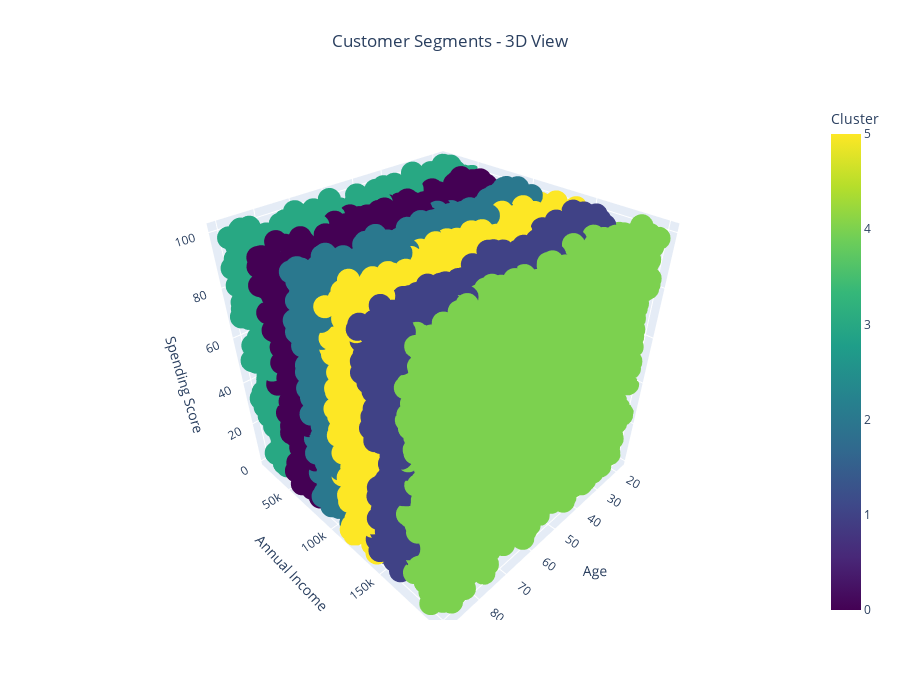

Notebook source saved alongside this figure:
### Markdown cell above
**3D Visualization**

### Code cell
fig_3d = px.scatter_3d(
    df,
    x='Age',
    y='Annual Income',
    z='Spending Score',
    color='Cluster',
    title='Customer Segments - 3D View',
    labels={
        'Age': 'Age',
        'Annual Income': 'Annual Income',
        'Spending Score': 'Spending Score'
    },
    color_continuous_scale='viridis'
)

fig_3d.update_layout(
    scene = dict(
        xaxis_title='Age',
        yaxis_title='Annual Income',
        zaxis_title='Spending Score'
    ),
    title={'y':0.95, 'x':0.5, 'xanchor': 'center', 'yanchor': 'top'},
    height=700,
    width=900
)
fig_3d.show();

### Figure 1 — Plotly figure (JSON) as saved in the notebook; plotly's stock layout.template omitted (floating-point values rounded to 4 significant figures; data arrays with more than 128 entries replaced by an {"elided": "..."} marker saying what was removed)
{"data": [{"hovertemplate": "Age=%{x}<br>Annual Income=%{y}<br>Spending Score=%{z}<br>Cluster=%{marker.color}<extra></extra>", "legendgroup": "", "marker": {"color": {"elided": "15079 int values"}, "coloraxis": "coloraxis", "symbol": "circle"}, "mode": "markers", "name": "", "scene": "scene", "showlegend": false, "type": "scatter3d", "x": {"elided": "15079 int values"}, "y": {"elided": "15079 int values"}, "z": {"elided": "15079 int values"}}], "layout": {"coloraxis": {"colorbar": {"title": {"text": "Cluster"}}, "colorscale": [[0, "#440154"], [0.1111, "#482878"], [0.2222, "#3e4989"], [0.3333, "#31688e"], [0.4444, "#26828e"], [0.5556, "#1f9e89"], [0.6667, "#35b779"], [0.7778, "#6ece58"], [0.8889, "#b5de2b"], [1, "#fde725"]]}, "height": 700, "legend": {"tracegroupgap": 0}, "scene": {"domain": {"x": [0, 1], "y": [0, 1]}, "xaxis": {"title": {"text": "Age"}}, "yaxis": {"title": {"text": "Annual Income"}}, "zaxis": {"title": {"text": "Spending Score"}}}, "title": {"text": "Customer Segments - 3D View", "x": 0.5, "xanchor": "center", "y": 0.95, "yanchor": "top"}, "width": 900}}
